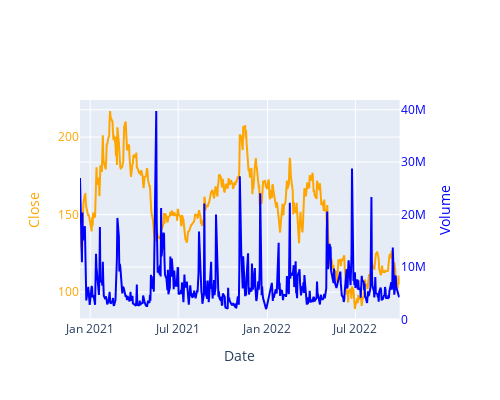

Here is the notebook cell this chart was saved with:
### Code cell
# plotly로 2중축 차트
from plotly.subplots import make_subplots

fig = make_subplots(specs=[[{'secondary_y':True}]])    # 2 dimension list로 spec 지정

# 축설정
sub_fig1 = px.line(data_frame=df_abnb, x='Date', y='Close')
sub_fig1.update_traces(line_color = 'orange')

sub_fig2 = px.line(data_frame=df_abnb, x='Date', y='Volume')
sub_fig2.update_traces(line_color = 'blue')

sub_fig2.update_traces(yaxis='y2')

# 2개의 차트 합치기
fig.add_traces(sub_fig1.data + sub_fig2.data)

# 레이블 설정
fig.layout.xaxis.title = 'Date'
fig.layout.yaxis.title = 'Close'
fig.layout.yaxis2.title = 'Volume'
fig.layout.yaxis.color = 'orange'
fig.layout.yaxis2.color = 'blue'

fig.update_layout(width=500, height=400)

### Figure 1 — Plotly figure (JSON) as saved in the notebook; plotly's stock layout.template omitted (floating-point values rounded to 4 significant figures; data arrays with more than 128 entries replaced by an {"elided": "..."} marker saying what was removed)
{"data": [{"hovertemplate": "Date=%{x}<br>Close=%{y}<extra></extra>", "legendgroup": "", "line": {"color": "orange", "dash": "solid"}, "marker": {"symbol": "circle"}, "mode": "lines", "name": "", "orientation": "v", "showlegend": false, "type": "scatter", "x": {"elided": "454 str values"}, "xaxis": "x", "y": {"elided": "454 float values"}, "yaxis": "y"}, {"hovertemplate": "Date=%{x}<br>Volume=%{y}<extra></extra>", "legendgroup": "", "line": {"color": "blue", "dash": "solid"}, "marker": {"symbol": "circle"}, "mode": "lines", "name": "", "orientation": "v", "showlegend": false, "type": "scatter", "x": {"elided": "454 str values"}, "xaxis": "x", "y": {"elided": "454 int values"}, "yaxis": "y2"}], "layout": {"height": 400, "width": 500, "xaxis": {"anchor": "y", "domain": [0, 0.94], "title": {"text": "Date"}}, "yaxis": {"anchor": "x", "color": "orange", "domain": [0, 1], "title": {"text": "Close"}}, "yaxis2": {"anchor": "x", "color": "blue", "overlaying": "y", "side": "right", "title": {"text": "Volume"}}}}
